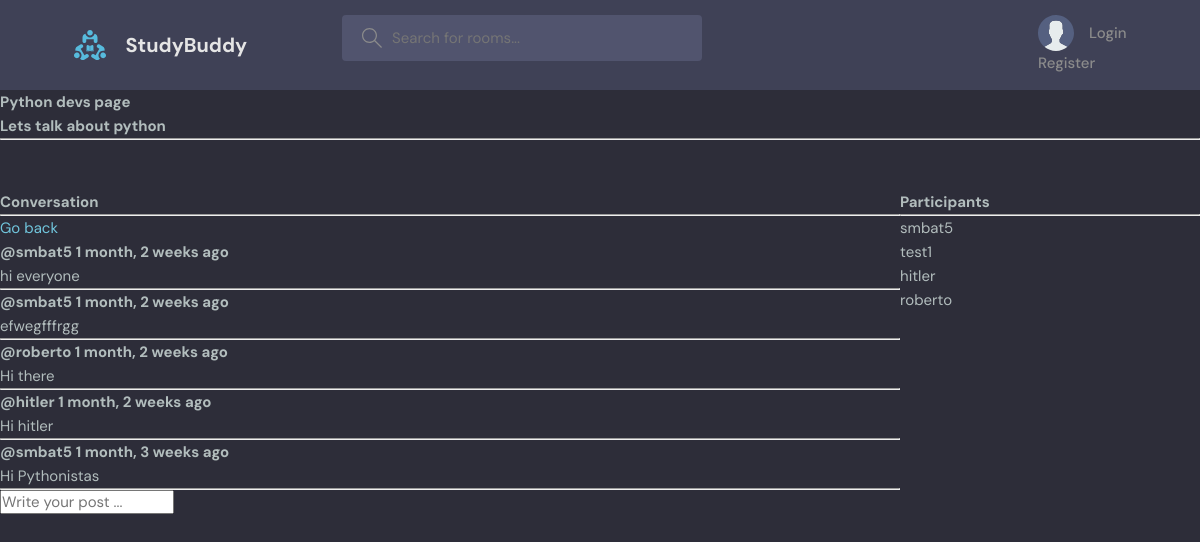
The page /room/1/ on the database its author committed.
### polls/models.py (models this page shows, shortened)
class Room(models.Model):
    host = models.ForeignKey(User, on_delete=models.SET_NULL , null=True)
    topic = models.ForeignKey(Topic , on_delete=models.SET_NULL, null=True)
    name = models.CharField(max_length=200)
    participants = models.ManyToManyField(User , related_name='participants' , blank=True)
    description = models.TextField(null=True , blank=True)
    modified_date = models.DateTimeField(auto_now=True)
    created_date = models.DateTimeField(auto_now_add=True)
    class Meta:
        ordering = ['-modified_date' , '-created_date']

class Message(models.Model):
    user = models.ForeignKey(User, on_delete=models.CASCADE)
    room = models.ForeignKey(Room , on_delete=models.CASCADE)
    body = models.TextField()
    modified_date = models.DateTimeField(auto_now=True)
    created_date = models.DateTimeField(auto_now_add=True)

### polls/views.py (the view, shortened to what this page needs)
# urls.py: path('room/<str:pk>/', views.room , name = 'room'),
def room(request , pk):
    room = Room.objects.get(id = pk)
    room_messages = room.message_set.all().order_by('-created_date')
    room_participants = room.participants.all()
    context = {'room':room , 'room_messages':room_messages,'room_participants':room_participants}
    return render(request , 'polls/room.html' , context= context)

### polls/templates/polls/room.html (shortened to what this page needs)
{% include 'index.html' %}
{% block content %}
<h1>{{room.name}} page</h1>
<h5>{{room.description}}</h5>
<hr>
<div class="room-container">
    <div>
        <h2>
            Conversation
        </h2>
        <hr>
        <div>
            <a href="{% url 'home' %}">Go back</a>
        </div>
        {% for message in room_messages%}
            <div>
                <h5>@{{message.user.username}}  {{message.created_date|timesince}} ago</h5>
                {{message.body}}
                <hr>
            </div>
        {% endfor %}
        <form action="" method="post">
            <input type="text" name = 'new_post' placeholder="Write your post ...">
        </form>
    </div>
    <div>
        <h2>
            Participants
        </h2>
        <hr>
        {% for participant in room_participants%}
                <div>
                    {{participant.username}}
                </div>
                {% endfor %}
    </div>
</div>
{% endblock %}

### static/styles/style.css (style rules this page uses)
:root { --color-main: #71c6dd; --color-main-light: #e1f6fb; --color-dark: #3f4156; --color-dark-medium: #51546e; --color-dark-light: #696d97; --color-light: #e5e5e5; --color-gray: #8b8b8b; --color-light-gray: #b2bdbd; --color-bg: #2d2d39; --color-success: #5dd693; --color-error: #fc4b0b; }
* { font-family: "DM Sans", -apple-system, BlinkMacSystemFont, "Segoe UI", Roboto, Oxygen, Ubuntu, Cantarell, "Open Sans", "Helvetica Neue", sans-serif; margin: 0; padding: 0; box-sizing: border-box; text-rendering: optimizeLegibility; font-size: inherit; }
html { font-size: 56.25%; }
@media only screen and (min-width: 1200px) { html { font-size: 62.5%; } }
body { line-height: 1.6; font-weight: 400; font-size: 1.5rem; color: var(--color-light-gray); background-color: var(--color-bg); min-height: 100vh; }
a { display: inline-block; color: var(--color-main); text-decoration: none; }

### polls/templates/polls/room.html (style rules this page uses)
.room-container { display: grid; grid-template-columns: 3fr 1fr; margin-top: 50px; }

### rows shown on the page
Room: name "Python devs", description "Lets talk about python"
Message: user.username "smbat5", created_date "1 month, 2 weeks", body "hi everyone"
Message: user.username "smbat5", created_date "1 month, 2 weeks", body "efwegfffrgg"
Message: user.username "roberto", created_date "1 month, 2 weeks", body "Hi there"
Message: user.username "hitler", created_date "1 month, 2 weeks", body "Hi hitler"
Message: user.username "smbat5", created_date "1 month, 3 weeks", body "Hi Pythonistas"

### other values the page prints
{{ participant.username }} "smbat5"
{{ participant.username }} "test1"
{{ participant.username }} "hitler"
{{ participant.username }} "roberto"
